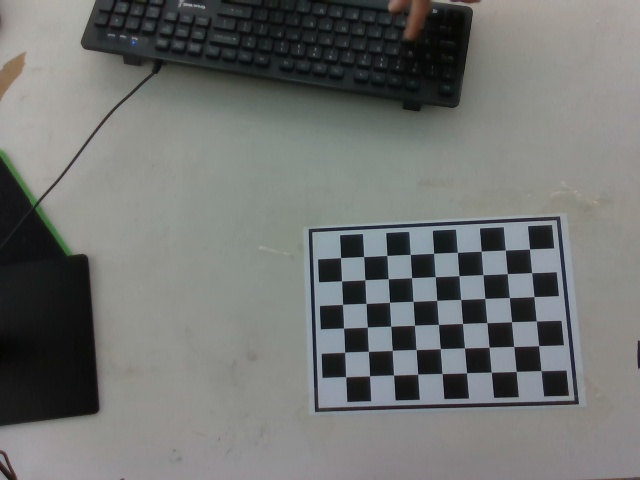
#> input picture hand_eye_calibrate/collect_data/0.jpg, 640 x 480 px
$ python verify_distortion_usage.py
#> lines starting #> are read from the running program, lines starting #| are printed output that depends on the picture
# coding=utf-8
"""
验证畸变系数在手眼标定中的使用

这个脚本通过对比实验来证明畸变系数确实被正确使用了
"""

import cv2
import numpy as np
import os

def load_calibration_data(images_path):
    """加载标定数据"""
#> called with images_path = './collect_data'
    XX, YY = 9, 6
    L = 0.02475
    criteria = (cv2.TERM_CRITERIA_MAX_ITER | cv2.TERM_CRITERIA_EPS, 30, 0.001)

    objp = np.zeros((XX * YY, 3), np.float32)
    objp[:, :2] = np.mgrid[0:XX, 0:YY].T.reshape(-1, 2) * L

    obj_points = []
    img_points = []

    for i in range(20):
        image = f"{images_path}/{i}.jpg"
        if os.path.exists(image):
            img = cv2.imread(image)
#> img is the input picture: shape (480, 640, 3); mean B, G, R 113.3, 115.3, 113.3
            gray = cv2.cvtColor(img, cv2.COLOR_BGR2GRAY)
            size = gray.shape[::-1]
#> size = (640, 480)

            ret, corners = cv2.findChessboardCorners(gray, (XX, YY), None)
#> ret = True; corners = 54 rows, first 8: [541.3, 370.7], [516.1, 371.5], [491.3, 371.9], [466.6, 373.1], [442.3, 373.6], [418, 373.9], [393.6, 375], [369.8, 376.2]
            if ret:
                obj_points.append(objp)
                corners2 = cv2.cornerSubPix(gray, corners, (5, 5), (-1, -1), criteria)
#> corners2 = 54 rows, first 8: [541.1, 370.6], [516.3, 371.4], [491.3, 372.2], [466.6, 372.7], [442.1, 373.5], [417.7, 374.3], [393.6, 375.1], [369.5, 375.8]
                img_points.append(corners2)

    return obj_points, img_points, size

def calculate_reprojection_error(obj_points, img_points, mtx, dist, rvecs, tvecs):
    """计算重投影误差"""
#> called with mtx = array of shape (3, 3), dist = array of shape (1, 5), rvecs = ([0.0532, 0.183, 3.09],), tvecs = ([0.22, 0.0773, 0.495],)
    total_error = 0
    for i in range(len(obj_points)):
        projected_points, _ = cv2.projectPoints(obj_points[i], rvecs[i], tvecs[i], mtx, dist)
        projected_points = projected_points.reshape(-1, 2)
        img_pts = img_points[i].reshape(-1, 2).astype(np.float32)
        proj_pts = projected_points.astype(np.float32)
        error = cv2.norm(img_pts, proj_pts, cv2.NORM_L2) / len(proj_pts)
        total_error += error
    return total_error / len(obj_points)

def verify_distortion_usage():
    """验证畸变系数的使用"""
    print("=" * 60)
    print("验证畸变系数在手眼标定中的使用")
    print("=" * 60)

    # 加载标定数据
    images_path = "./collect_data"
    obj_points, img_points, size = load_calibration_data(images_path)

    if len(obj_points) == 0:
        print("❌ 未找到标定数据")
        return False

    print(f"✅ 加载了 {len(obj_points)} 张标定图片")

    # 实验1：使用畸变系数进行标定（默认行为）
    print("\n实验1：使用畸变系数进行相机标定")
    ret1, mtx1, dist1, rvecs1, tvecs1 = cv2.calibrateCamera(
        obj_points, img_points, size, None, None
    )

    error1 = calculate_reprojection_error(obj_points, img_points, mtx1, dist1, rvecs1, tvecs1)
    print(f"重投影误差: {error1:.4f} 像素")
    print(f"畸变系数: {dist1.flatten()}")

    # 实验2：不使用畸变系数进行标定
    print("\n实验2：不使用畸变系数进行相机标定")
    ret2, mtx2, dist2, rvecs2, tvecs2 = cv2.calibrateCamera(
        obj_points, img_points, size, None, None,
        flags=cv2.CALIB_FIX_K1|cv2.CALIB_FIX_K2|cv2.CALIB_FIX_K3
    )

    error2 = calculate_reprojection_error(obj_points, img_points, mtx2, dist2, rvecs2, tvecs2)
    print(f"重投影误差: {error2:.4f} 像素")
    print(f"畸变系数: {dist2.flatten()}")

    # 对比结果
    print("\n" + "=" * 60)
    print("对比结果")
    print("=" * 60)

    error_diff = error2 - error1
    print(f"重投影误差差异: {error_diff:.4f} 像素")

    if error_diff > 0.01:  # 如果差异大于0.01像素
        print("✅ 验证成功：使用畸变系数显著降低了重投影误差")
        print("   这证明畸变系数在相机标定中被正确使用了")
    else:
        print("⚠️  畸变系数的影响较小，可能相机畸变本身就不严重")

    # 分析畸变系数
    print(f"\n畸变系数分析:")
    k1, k2, p1, p2, k3 = dist1[0]
    print(f"  径向畸变 k1: {k1:.6f}")
    print(f"  径向畸变 k2: {k2:.6f}")
    print(f"  切向畸变 p1: {p1:.6f}")
    print(f"  切向畸变 p2: {p2:.6f}")
    print(f"  径向畸变 k3: {k3:.6f}")

    # 评估畸变严重程度
    if abs(k1) > 0.1 or abs(k2) > 0.1:
        print("  📊 相机存在明显的径向畸变")
    else:
        print("  📊 相机径向畸变较小")

    if abs(p1) > 0.01 or abs(p2) > 0.01:
        print("  📊 相机存在明显的切向畸变")
    else:
        print("  📊 相机切向畸变较小")

    # 手眼标定中的使用说明
    print(f"\n" + "=" * 60)
    print("手眼标定中的畸变系数使用说明")
    print("=" * 60)

    print("1. 相机标定阶段：")
    print("   - cv2.calibrateCamera 自动使用畸变模型")
    print("   - 返回的 rvecs, tvecs 已经考虑了畸变校正")
    print("   - 畸变系数被保存用于后续图像处理")

    print("\n2. 手眼标定阶段：")
    print("   - cv2.calibrateHandEye 使用已校正的位姿数据")
    print("   - 不需要再次使用畸变系数")
    print("   - 手眼标定结果已经包含了畸变校正的影响")

    print("\n3. 实际应用：")
    print("   - 使用畸变系数校正实时图像")
    print("   - 使用校正后的图像进行特征检测")
    print("   - 使用校正后的内参进行3D重建")

    return True

def demonstrate_distortion_correction():
    """演示畸变校正的效果"""
    print(f"\n" + "=" * 60)
    print("畸变校正效果演示")
    print("=" * 60)

    # 加载一张标定图片
    images_path = "./collect_data"
    test_image = f"{images_path}/0.jpg"

    if not os.path.exists(test_image):
        print("❌ 未找到测试图片")
        return

    # 加载标定数据获取畸变系数
    obj_points, img_points, size = load_calibration_data(images_path)
    if len(obj_points) == 0:
        print("❌ 未找到标定数据")
        return

    ret, mtx, dist, rvecs, tvecs = cv2.calibrateCamera(obj_points, img_points, size, None, None)

    # 读取并校正图像
    img = cv2.imread(test_image)
    undistorted_img = cv2.undistort(img, mtx, dist)
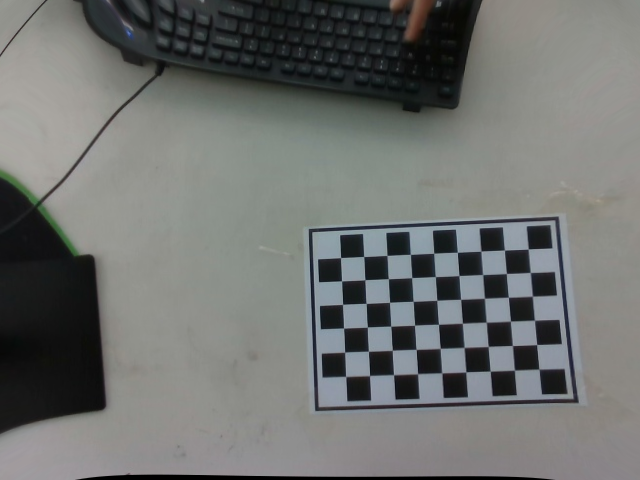
#> undistorted_img: shape (480, 640, 3); mean B, G, R 111.1, 113.1, 110.9

    print("✅ 畸变校正完成")
    print(f"原始图像大小: {img.shape}")
#| 原始图像大小: (480, 640, 3)
    print(f"校正后图像大小: {undistorted_img.shape}")
#| 校正后图像大小: (480, 640, 3)

    # 保存对比图像
    comparison = np.hstack([img, undistorted_img])
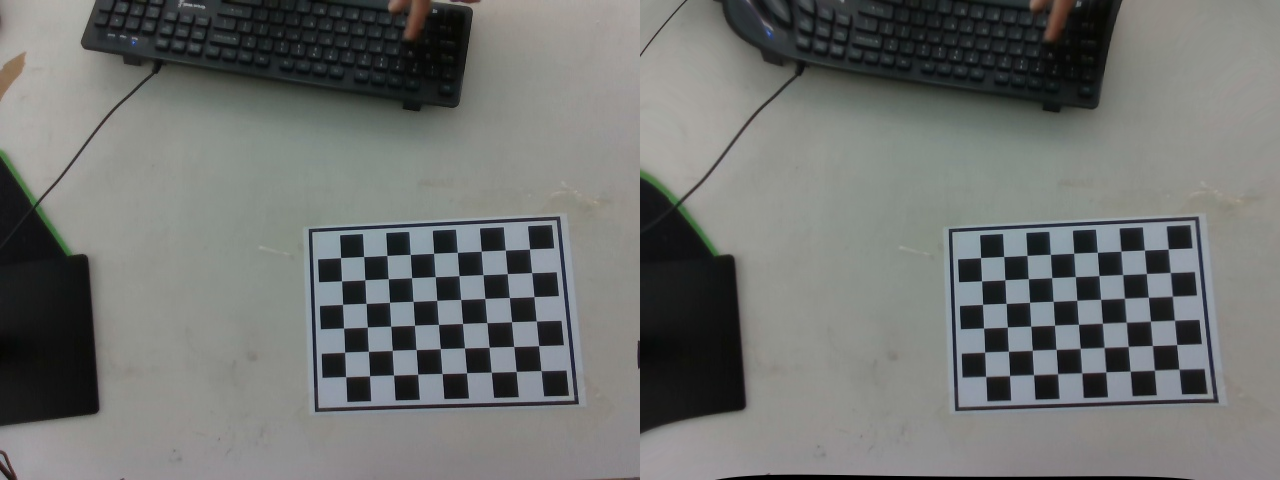
#> comparison: shape (480, 1280, 3); mean B, G, R 112.2, 114.2, 112.1
    cv2.imwrite("distortion_correction_comparison.jpg", comparison)
    print("✅ 畸变校正对比图已保存: distortion_correction_comparison.jpg")

    # 计算校正前后的差异
    diff = cv2.absdiff(img, undistorted_img)
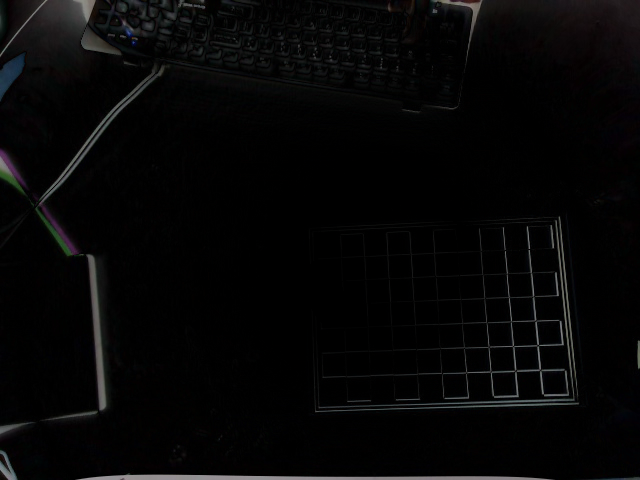
#> diff: shape (480, 640, 3); mean B, G, R 6.3, 6.1, 6.2
    mean_diff = np.mean(diff)
    print(f"平均像素差异: {mean_diff:.2f} (0-255范围)")

def main():
    """主函数"""
    print("畸变系数使用验证工具")
    print("这个工具将验证畸变系数在手眼标定中的正确使用")

    # 验证畸变系数使用
    success = verify_distortion_usage()

    if success:
        # 演示畸变校正效果
        demonstrate_distortion_correction()

        print(f"\n" + "=" * 60)
        print("总结")
        print("=" * 60)
        print("✅ 畸变系数在相机标定阶段被正确使用")
        print("✅ 手眼标定使用的是畸变校正后的数据")
        print("✅ 整个标定流程是正确和完整的")
        print("\n🎉 验证完成！你的手眼标定系统正确使用了畸变系数。")
    else:
        print("❌ 验证失败，请检查标定数据")

if __name__ == "__main__":
    main()
